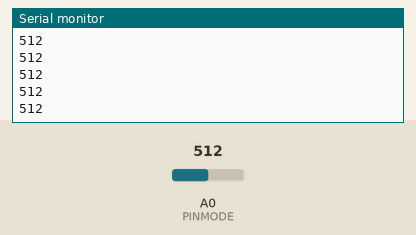
Simulated run of this sketch. Board: Arduino Uno, built with avr-gcc and run on an emulated ATmega328P. On the bench: the last lines printed to the serial monitor. The test bench sets the inputs (shaded band); at power-on: A0 (PINMODE) = 512.

Above: at 1.2 s.
1.3 s: A0 (PINMODE) set to 716
At 1.9 s:
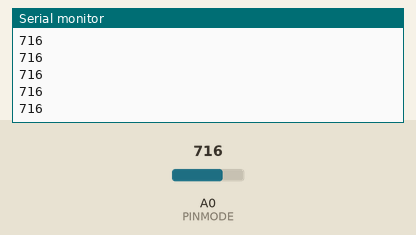
2.8 s: A0 (PINMODE) set to 900
At 3.7 s:
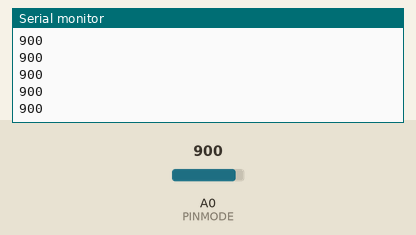
Timing chart, 0 to 5.8 s (numbered marks = the images above; inputs shaded):
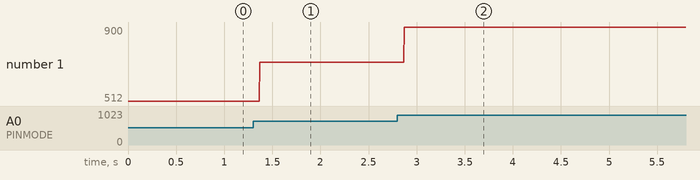

Measured:
- after the input at 1.3 s, the serial monitor: prints a new line after 0.07 s (image 1)
- after the input at 2.8 s, the serial monitor: prints a new line after 0.07 s (image 2)
- plotted number 1: 512 → 716 after the input at 1.3 s, 716 → 900 after the input at 2.8 s

The sketch:

LDR-INDIVIDUAL.ino
```cpp
// (licence header left out)
void setup(){

  Serial.begin(9600);                                       // VELOCIDAD PUERTO DE COMUNICACIÓN - 9600.
  pinMode(A0,INPUT);                                        // PINMODE = PIN DE LECTURA, VALOR DE ENTRADA.

}

void loop(){

  int valorLDR = analogRead(A0);                            // VALORLDR = LECTURA ANALÓGICA DE A0.
  Serial.println(valorLDR);                                 // SE MUESTRA EL VALOR EN EL PUERTO SERIE.

  } 
```
